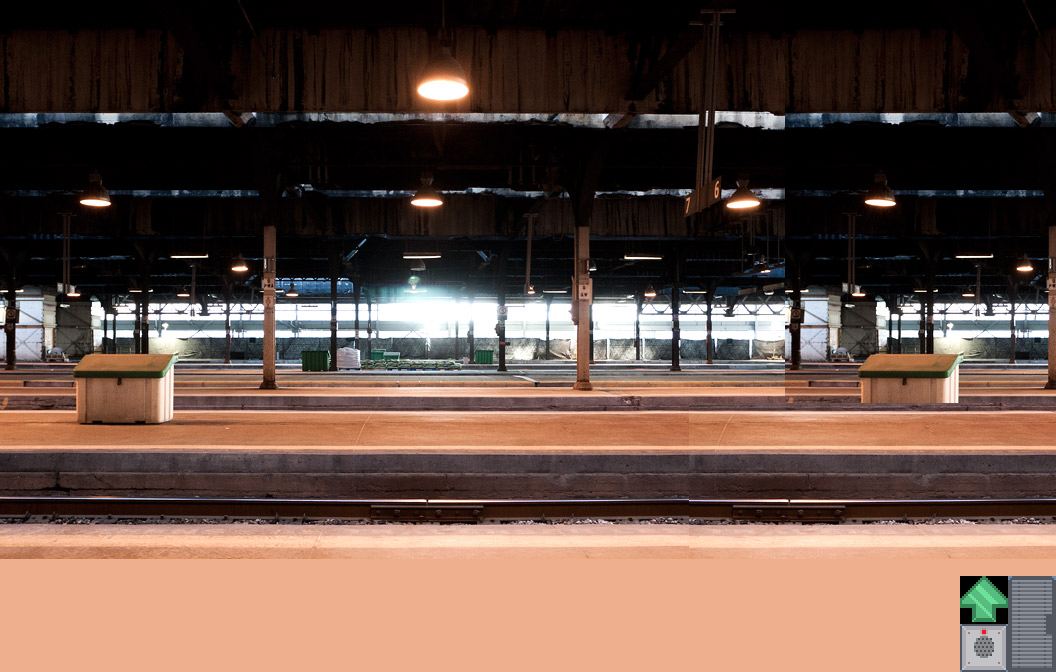

A level layout from a 2D game, rendered from its tile map. Below: a short description, then the map file with tile-grid data replaced by summaries:
An orthogonal 22x14 tile map with 48x48 px tiles, 1 tile layer (background) and 5 objects (2x door).

<map version="1.0" orientation="orthogonal" width="22" height="14" tilewidth="48" tileheight="48">
 <properties>
  <property name="jumping" value="false" />
  <property name="title" value="Greendale" />
 </properties>
 <tileset firstgid="1" name="station" tilewidth="48" tileheight="48">
  <image source="../images/tilesets/station.png" width="1056" height="672" />
 </tileset>
 <layer name="background" width="22" height="14">
  <data>[308 cells, 308 non-empty, 308 distinct tile ids]</data>
 </layer>
 <objectgroup color="#ff007f" name="nodes" width="22" height="14">
  <object name="main" type="door" x="432" y="480" width="48" height="96" />
  <object name="studyroomMainDoor" type="door" x="912" y="432" width="48" height="96">
   <properties>
    <property name="level" value="hallway" />
    <property name="to" value="main" />
   </properties>
  </object>
 </objectgroup>
 <objectgroup color="#ffff00" name="floorspace" width="22" height="14">
  <object x="48" y="528" width="1296" height="96">
   <properties>
    <property name="primary" value="true" />
   </properties>
  </object>
  <object x="576" y="518" width="240" height="10">
   <properties>
    <property name="height" value="12" />
   </properties>
  </object>
  <object x="212" y="515">
   <properties>
    <property name="height" value="44" />
   </properties>
   <polygon points="0,0 96,0 48,96 -48,96" />
  </object>
 </objectgroup>
</map>
